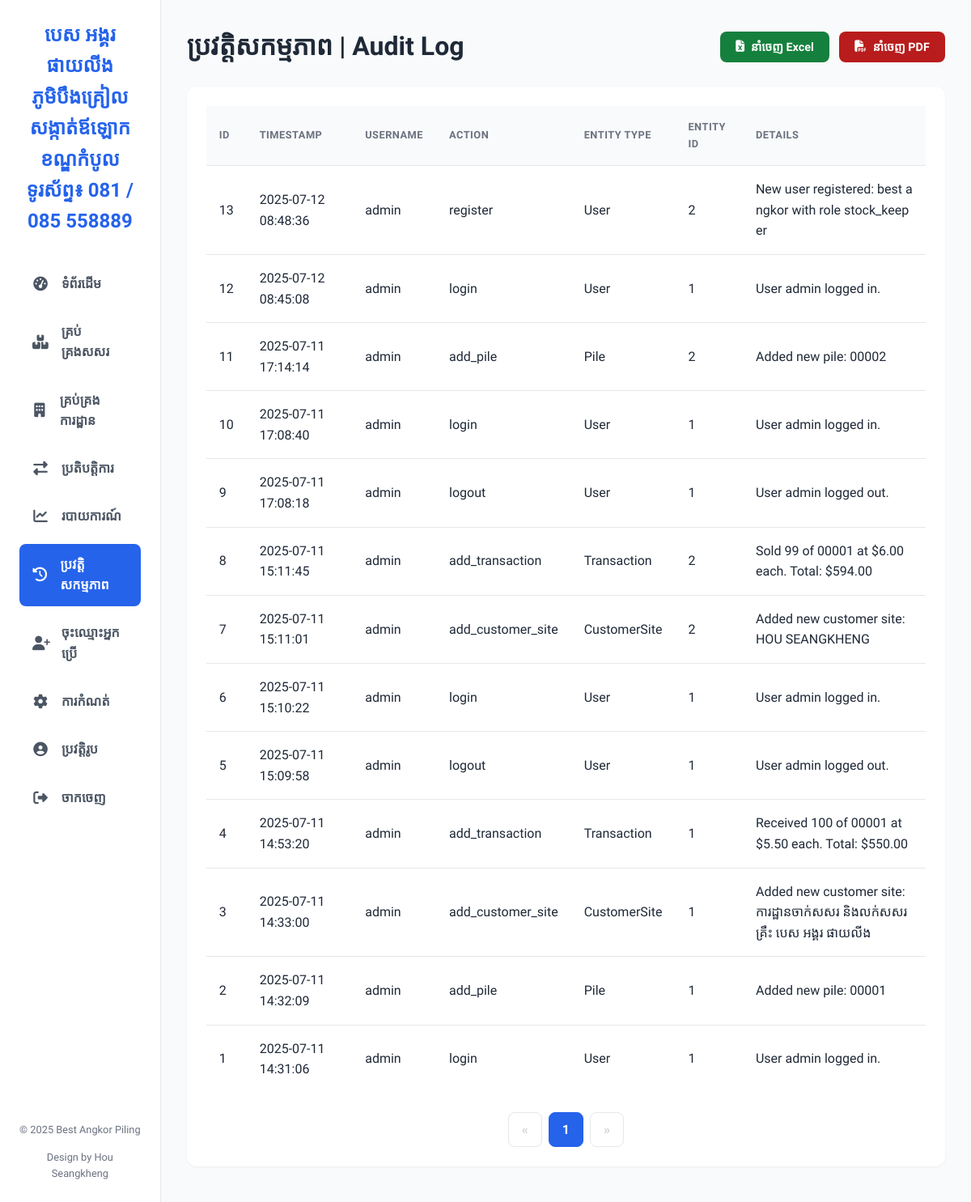
The app's page /audit_log (signed in), older data.
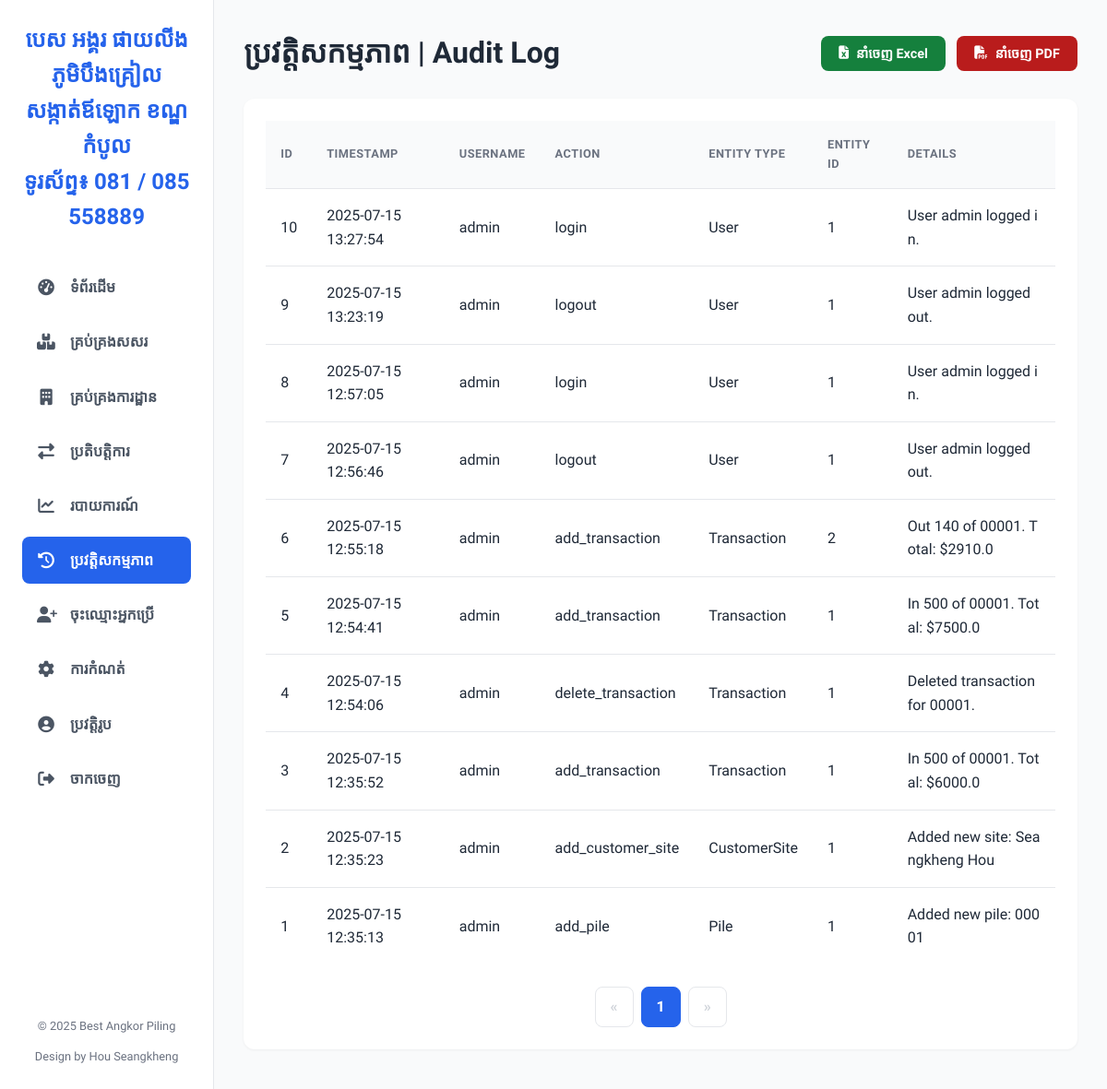
The same page, newer data.
### app.py (models this page shows)
class AuditLog(db.Model):
    id = db.Column(db.Integer, primary_key=True)
    user_id = db.Column(db.Integer, db.ForeignKey('user.id'), nullable=True)
    username = db.Column(db.String(80), nullable=True)
    action = db.Column(db.String(100), nullable=False)
    entity_type = db.Column(db.String(100), nullable=True)
    entity_id = db.Column(db.Integer, nullable=True)
    details = db.Column(db.Text)
    timestamp = db.Column(db.DateTime, default=datetime.now)
    user = db.relationship('User', backref='audit_logs', lazy=True)

### app.py (the view)
@app.route('/audit_log')
@login_required
@role_required('admin')
def view_audit_log():
    page = request.args.get('page', 1, type=int)
    log_query = AuditLog.query.order_by(AuditLog.timestamp.desc())
    pagination = log_query.paginate(page=page, per_page=20, error_out=False)
    return render_template('audit_log.html', audit_logs=pagination.items, pagination=pagination)

### app.py (called while the page is built)
@login_manager.user_loader
def load_user(user_id): return User.query.get(int(user_id))

@app.context_processor
def inject_global_vars():
    low_stock_setting = Setting.query.filter_by(key='low_stock_threshold').first()
    return dict(current_year=datetime.now().year, low_stock_threshold=int(low_stock_setting.value) if low_stock_setting else 10)

@app.before_request
def before_request(): g.db = db.session

def role_required(roles):
    if not isinstance(roles, list): roles = [roles]
    def decorator(f):
        @wraps(f)
        def decorated_function(*args, **kwargs):
            if not current_user.is_authenticated:
                flash("Please log in to access this page.", "info")
                return redirect(url_for('login', next=request.url))
            if current_user.role not in roles:
                flash("You do not have permission to access this page.", "error")
                return redirect(url_for('index'))
            return f(*args, **kwargs)
        return decorated_function
    return decorator

### templates/audit_log.html (shortened to what this page needs)
{% extends "base.html" %}
{% block content %}
<div class="page-header">
    <h1>ប្រវត្តិសកម្មភាព | Audit Log</h1>
    <div class="button-group">
        <button onclick="exportTableToExcel('audit-log-table', 'Audit_Log_Report')" class="btn btn-secondary" style="background-color: #15803d;"><i class="fas fa-file-excel"></i> នាំចេញ Excel</button>
        <button onclick="exportTableToPDF('audit-log-table', 'Audit Log Report')" class="btn btn-secondary" style="background-color: #b91c1c;"><i class="fas fa-file-pdf"></i> នាំចេញ PDF</button>
    </div>
</div>
<div class="card">
    <div class="table-wrapper">
        <table id="audit-log-table">
            <thead>
                <tr>
                    <th>ID</th>
                    <th>Timestamp</th>
                    <th>Username</th>
                    <th>Action</th>
                    <th>Entity Type</th>
                    <th>Entity ID</th>
                    <th>Details</th>
                </tr>
            </thead>
            <tbody>
                {% for log in audit_logs %}
                <tr>
                    <td>{{ log.id }}</td>
                    <td>{{ log.timestamp.strftime('%Y-%m-%d %H:%M:%S') }}</td>
                    <td>{{ log.username }}</td>
                    <td>{{ log.action }}</td>
                    <td>{{ log.entity_type or 'N/A' }}</td>
                    <td>{{ log.entity_id or 'N/A' }}</td>
                    <td style="white-space: pre-wrap; word-break: break-all;">{{ log.details or 'N/A' }}</td>
                </tr>
                {% else %}
                <tr>
                    <td colspan="7" style="text-align: center; padding: 2rem;">No audit log entries found.</td>
                </tr>
                {% endfor %}
            </tbody>
        </table>
    </div>
    <div class="pagination">
        {% if pagination.has_prev %}
            <a href="{{ url_for('view_audit_log', page=pagination.prev_num) }}" class="page-link">&laquo;</a>
        {% else %}
            <span class="page-link disabled">&laquo;</span>
        {% endif %}
        {% for page_num in pagination.iter_pages(left_edge=1, right_edge=1, left_current=2, right_current=2) %}
            {% if page_num %}
                <a href="{{ url_for('view_audit_log', page=page_num) }}" class="page-link {{ 'current' if pagination.page == page_num else '' }}">{{ page_num }}</a>
            {% else %}
                <span class="page-link">...</span>
            {% endif %}
        {% endfor %}
        {% if pagination.has_next %}
            <a href="{{ url_for('view_audit_log', page=pagination.next_num) }}" class="page-link">&raquo;</a>
        {% else %}
            <span class="page-link disabled">&raquo;</span>
        {% endif %}
    </div>
</div>
{% endblock %}

### templates/base.html (shortened to what this page needs)
<!DOCTYPE html>
<html lang="km">
<head>
    <link rel="stylesheet" href="https://cdnjs.cloudflare.com/ajax/libs/font-awesome/6.1.1/css/all.min.css">
</head>
<body>
    <div class="main-wrapper">
        <aside class="sidebar" id="sidebar">
            <div class="sidebar-header">
                <h1>បេស អង្គរ ផាយលីង</h1>
                <h1>ភូមិបឹងគ្រៀល សង្កាត់ឪឡោក ខណ្ឌកំបូល</h1>
                <h1>ទូរស័ព្ទ៖ 081 / 085 558889</h1>
            </div>
            <nav class="main-nav">
                {% if current_user.is_authenticated %}
                    <a href="{{ url_for('index') }}" class="{{ 'active' if request.endpoint == 'index' else '' }}"><i class="fas fa-tachometer-alt"></i> ទំព័រដើម</a>
                    <a href="{{ url_for('manage_piles') }}" class="{{ 'active' if request.endpoint and 'pile' in request.endpoint else '' }}"><i class="fas fa-boxes"></i> គ្រប់គ្រងសសរ</a>
                    <a href="{{ url_for('manage_sites') }}" class="{{ 'active' if request.endpoint and 'site' in request.endpoint else '' }}"><i class="fas fa-building"></i> គ្រប់គ្រងការដ្ឋាន</a>
                    <a href="{{ url_for('manage_transactions') }}" class="{{ 'active' if request.endpoint and ('transaction' in request.endpoint or 'invoice' in request.endpoint) else '' }}"><i class="fas fa-exchange-alt"></i> ប្រតិបត្តិការ</a>
                    <a href="{{ url_for('reports') }}" class="{{ 'active' if request.endpoint == 'reports' else '' }}"><i class="fas fa-chart-line"></i> របាយការណ៍</a>
                    {% if current_user.role == 'admin' %}
                        <a href="{{ url_for('view_audit_log') }}" class="{{ 'active' if request.endpoint == 'view_audit_log' else '' }}"><i class="fas fa-history"></i> ប្រវត្តិសកម្មភាព</a>
                        <a href="{{ url_for('register') }}" class="{{ 'active' if request.endpoint == 'register' else '' }}"><i class="fas fa-user-plus"></i> ចុះឈ្មោះអ្នកប្រើ</a>
                        <a href="{{ url_for('settings') }}" class="{{ 'active' if request.endpoint == 'settings' else '' }}"><i class="fas fa-cog"></i> ការកំណត់</a>
                    {% endif %}
                    <a href="{{ url_for('profile') }}" class="{{ 'active' if request.endpoint == 'profile' else '' }}"><i class="fas fa-user-circle"></i> ប្រវត្តិរូប</a>
                    <a href="{{ url_for('logout') }}"><i class="fas fa-sign-out-alt"></i> ចាកចេញ</a>
                {% else %}
                    <a href="{{ url_for('login') }}" class="active"><i class="fas fa-sign-in-alt"></i> ចូលគណនី</a>
                {% endif %}
            </nav>
            <div class="sidebar-footer">
                <p>&copy; {{ current_year }} Best Angkor Piling</p>
                <p>Design by Hou Seangkheng</p>
            </div>
        </aside>
        <div class="main-content">
            <main>
                {% block content %}{% endblock %}
            </main>
        </div>
    </div>
</body>
</html>

### templates/base.html (style rules this page uses)
:root { --primary-color: #2563eb; --primary-hover: #1d4ed8; --secondary-color: #4b5563; --danger-color: #dc2626; --success-color: #16a34a; --warning-color: #f59e0b; --bg-light: #f9fafb; --bg-white: #ffffff; --text-dark: #1f2937; --text-light: #6b7280; --border-color: #e5e7eb; --font-family-khmer: 'Kantumruy Pro', sans-serif; }
*, *::before, *::after { box-sizing: border-box; }
body { font-family: var(--font-family-khmer); margin: 0; background-color: var(--bg-light); color: var(--text-dark); line-height: 1.6; -webkit-font-smoothing: antialiased; }
.main-wrapper { display: flex; min-height: 100vh; }
.sidebar { width: 260px; background-color: var(--bg-white); border-right: 1px solid var(--border-color); padding: 1.5rem; display: flex; flex-direction: column; transition: transform 0.3s ease; }
.sidebar-header { text-align: center; margin-bottom: 2rem; }
.sidebar-header h1 { font-size: 1.5em; color: var(--primary-color); margin: 0; font-weight: 700; }
.main-nav a { display: flex; align-items: center; padding: 0.8rem 1rem; margin-bottom: 0.5rem; border-radius: 0.5rem; text-decoration: none; color: var(--secondary-color); font-weight: 600; transition: background-color 0.2s, color 0.2s; }
.main-nav a i { width: 20px; margin-right: 1rem; font-size: 1.1em; text-align: center; }
.main-nav a.active { background-color: var(--primary-color); color: white; }
.sidebar-footer { margin-top: auto; text-align: center; font-size: 0.8em; color: var(--text-light); }
.main-content { flex-grow: 1; padding: 2rem; overflow-y: auto; }
.page-header { display: flex; justify-content: space-between; align-items: center; margin-bottom: 1.5rem; }
.page-header h1 { margin: 0; font-size: 2em; }
.button-group { display: flex; gap: 0.75rem; }
.btn { padding: 0.6rem 1.2rem; border: none; border-radius: 0.5rem; cursor: pointer; font-family: var(--font-family-khmer); font-weight: 600; font-size: 0.9em; text-decoration: none; display: inline-flex; align-items: center; gap: 0.5rem; transition: all 0.2s; }
.btn-secondary { background-color: var(--secondary-color); color: white; }
.card { background-color: var(--bg-white); padding: 1.5rem; border-radius: 0.75rem; box-shadow: 0 1px 3px rgba(0,0,0,0.05); margin-bottom: 1.5rem; }
.table-wrapper { overflow-x: auto; }
table { width: 100%; border-collapse: collapse; }
th, td { padding: 1rem; text-align: left; border-bottom: 1px solid var(--border-color); }
th { background-color: #f9fafb; font-weight: 600; text-transform: uppercase; font-size: 0.8em; letter-spacing: 0.5px; color: var(--text-light); }
tr:last-child td { border-bottom: none; }
.pagination { display: flex; justify-content: center; gap: 0.5rem; margin-top: 1.5rem; }
.pagination .page-link { padding: 0.5rem 1rem; border: 1px solid var(--border-color); border-radius: 0.5rem; text-decoration: none; color: var(--secondary-color); font-weight: 600; transition: all 0.2s; }
.pagination .page-link.current { background-color: var(--primary-color); color: white; border-color: var(--primary-color); }
.pagination .page-link.disabled { color: #d1d5db; pointer-events: none; }

Row changes from the older to the newer data that the page shows:
removed AuditLog: id "13", timestamp "2025-07-12 08:48:36", username "admin", action "register", entity_type "User", entity "2", details "New user registered: best angkor with role stock_keeper"
removed AuditLog: id "12", timestamp "2025-07-12 08:45:08", username "admin", action "login", entity_type "User", entity "1", details "User admin logged in."
removed AuditLog: id "11", timestamp "2025-07-11 17:14:14", username "admin", action "add_pile", entity_type "Pile", entity "2", details "Added new pile: 00002"
changed AuditLog id 10: timestamp "2025-07-11 17:08:40" → "2025-07-15 13:27:54"
changed AuditLog id 9: timestamp "2025-07-11 17:08:18" → "2025-07-15 13:23:19"
changed AuditLog id 8: timestamp "2025-07-11 15:11:45" → "2025-07-15 12:57:05"; action "add_transaction" → "login"; entity_type "Transaction" → "User"; entity "2" → "1"; details "Sold 99 of 00001 at $6.00 each. Total: $594.00" → "User admin logged in."
changed AuditLog id 7: timestamp "2025-07-11 15:11:01" → "2025-07-15 12:56:46"; action "add_customer_site" → "logout"; entity_type "CustomerSite" → "User"; entity "2" → "1"; details "Added new customer site: HOU SEANGKHENG" → "User admin logged out."
changed AuditLog id 6: timestamp "2025-07-11 15:10:22" → "2025-07-15 12:55:18"; action "login" → "add_transaction"; entity_type "User" → "Transaction"; entity "1" → "2"; details "User admin logged in." → "Out 140 of 00001. Total: $2910.0"
changed AuditLog id 5: timestamp "2025-07-11 15:09:58" → "2025-07-15 12:54:41"; action "logout" → "add_transaction"; entity_type "User" → "Transaction"; details "User admin logged out." → "In 500 of 00001. Total: $7500.0"
changed AuditLog id 4: timestamp "2025-07-11 14:53:20" → "2025-07-15 12:54:06"; action "add_transaction" → "delete_transaction"; details "Received 100 of 00001 at $5.50 each. Total: $550.00" → "Deleted transaction for 00001."
changed AuditLog id 3: timestamp "2025-07-11 14:33:00" → "2025-07-15 12:35:52"; action "add_customer_site" → "add_transaction"; entity_type "CustomerSite" → "Transaction"; details "Added new customer site: ការដ្ឋានចាក់សសរ និងលក់សសរគ្រឹះ បេស អង្គរ ផាយលីង" → "In 500 of 00001. Total: $6000.0"
changed AuditLog id 2: timestamp "2025-07-11 14:32:09" → "2025-07-15 12:35:23"; action "add_pile" → "add_customer_site"; entity_type "Pile" → "CustomerSite"; details "Added new pile: 00001" → "Added new site: Seangkheng Hou"
changed AuditLog id 1: timestamp "2025-07-11 14:31:06" → "2025-07-15 12:35:13"; action "login" → "add_pile"; entity_type "User" → "Pile"; details "User admin logged in." → "Added new pile: 00001"
